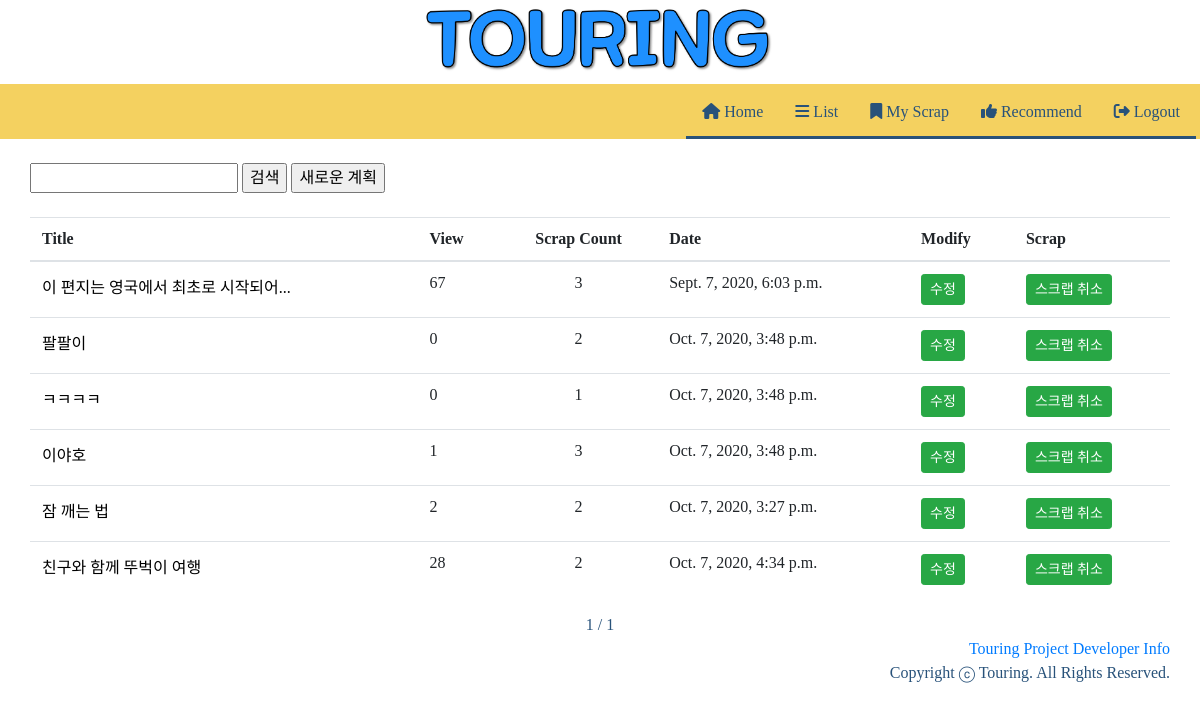
Page /tourPlan/scraplist/ (signed in) on the committed database.
### tourPlan/models.py (models this page shows, shortened)
class Scrap(models.Model):
    user = models.ForeignKey(User, on_delete=models.CASCADE)
    plan = models.ForeignKey(Plan, on_delete=models.CASCADE)
    created_at = models.DateTimeField(auto_now_add=True)

class Plan(models.Model):
    title = models.CharField(max_length=200)
    departDate = models.DateField(blank=True, default=timezone.now, null=True)
    arriveDate = models.DateField(blank=True, default=timezone.now, null=True)
    password = models.CharField(max_length=200)
    hotel = models.CharField(max_length=200)
    created_at = models.DateTimeField('작성시간', default = timezone.now)
    updated_at = models.DateTimeField('수정시간', default = timezone.now)
    view_count = models.IntegerField(default=0)
    scrap_users = models.ManyToManyField(User, through='Scrap', related_name= 'scrap_plans')
    scrap_count = models.PositiveIntegerField(default=0)

### tourPlan/views.py (the view)
# urls.py: path('scraplist/', views.scraplist, name='scraplist'),
def scraplist(request):
    scraps = Scrap.objects.filter(user=request.user)
    user = request.user
    paginator = Paginator(scraps,10)
    page = request.GET.get('page')
    posts = paginator.get_page(page)
    return render(request, 'scraplist.html', {'scraps':scraps, 'posts':posts, 'user':user})

### tourPlan/templates/scraplist.html (shortened to what this page needs)
{% extends 'nav.html' %}
{% load static %}
{% load bootstrap4 %}
{% block content %}
<head>
</head>
<body>
<br>
<div class = " body_margin">
<form class="search" action="{% url 'search' %}" method="get">
    <input type="text" name="query">
    <input type="submit" name="" value="검색">
    <a href="{% url 'plancreate' %}"><input type="button" value="새로운 계획"></a>
</form>
<br>
<table class="table">
    <thead>
        <tr>
            <th scope = "col">Title</th>
            <th scope = "col">View</th>
            <th style="text-align:center" scope = "col">Scrap Count</th>
            <th scope = "col">Date</th>
            <th scope = "col">Modify</th>
            <th scope = "col">Scrap</th>        </tr>
    </thead>
    <tbody>
        {% for scrap in posts %}
        <tr>
            <td><a class="title" href="{% url 'map' scrap.plan.id %}">{{scrap.plan.title}}</a></td>
            <td>{{scrap.plan.view_count}}</td>
            <td style="text-align:center" >{{scrap.plan.scrap_count}}</td>
            <td>{{scrap.plan.created_at}}</td>
            <td><a href="{% url 'map' scrap.plan.id %}" class = "btn btn-success btn-sm">수정</a></td>
            <td>
                {% if scrap %}
                <a href="{% url 'scrap' scrap.plan.id %}" class = "btn btn-success btn-sm">스크랩 취소</a>
                {% else %}
                <a href ="{% url 'scrap' scrap.plan.id %}" class = "btn btn-success btn-sm">스크랩</a>
                {% endif %}
            </td>
        </tr>
        {% endfor %}
    </tbody>
</table>
<div class="container">
    <span>{{posts.number}}</span>
    <span>/</span>
    <span>{{posts.paginator.num_pages}}</span>
    <br>
</div>
</div>
{% endblock %}

### tourPlan/static/base.css (style rules this page uses)
body { background-color: #FFFFFF; color: #28527A; }

### touring/templates/nav.html (style rules this page uses)
body { font-family: "KyoboHand"; }

### tourPlan/templates/scraplist.html (style rules this page uses)
body { font-family: "KyoboHand"; }
.body_margin { padding-left: 30px; padding-right: 30px; }
.container { text-align:center; }
a.title { color: black; }
.search { margin:auto; text-align:left; }

### rows in the picture
Scrap: plan "이 편지는 영국에서 최초로 시작되어...", plan.view_count "67", plan.scrap_count "3", plan.created_at "Sept. 7, 2020, 6:03 p.m."
Scrap: plan "팔팔이", plan.view_count "0", plan.scrap_count "2", plan.created_at "Oct. 7, 2020, 3:48 p.m."
Scrap: plan "ㅋㅋㅋㅋ", plan.view_count "0", plan.scrap_count "1", plan.created_at "Oct. 7, 2020, 3:48 p.m."
Scrap: plan "이야호", plan.view_count "1", plan.scrap_count "3", plan.created_at "Oct. 7, 2020, 3:48 p.m."
Scrap: plan "잠 깨는 법", plan.view_count "2", plan.scrap_count "2", plan.created_at "Oct. 7, 2020, 3:27 p.m."
Scrap: plan "친구와 함께 뚜벅이 여행", plan.view_count "28", plan.scrap_count "2", plan.created_at "Oct. 7, 2020, 4:34 p.m."

### other values in the picture
{{ posts.number }} "1"
{{ posts.paginator.num_pages }} "1"
